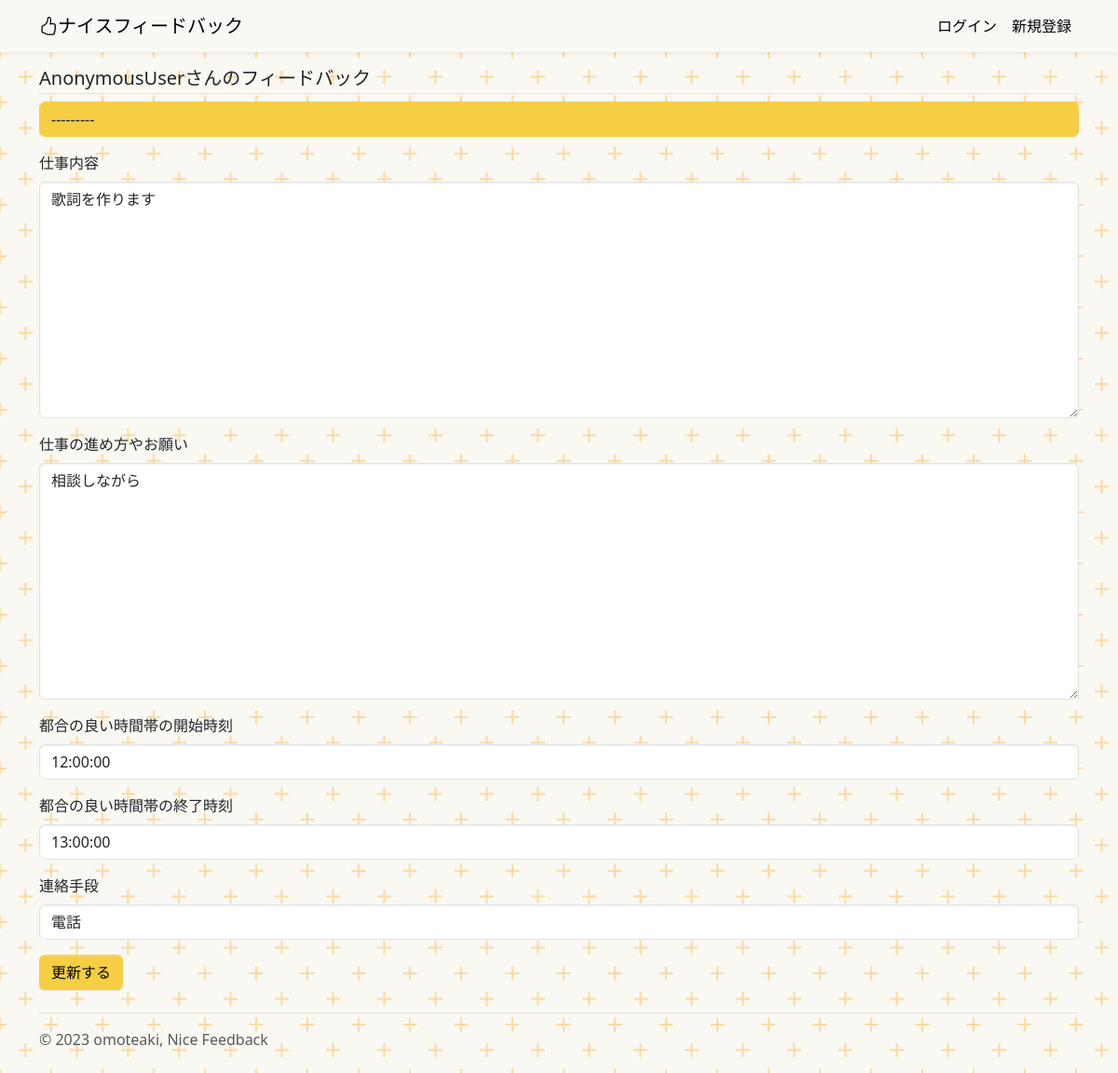
Before: /account/profile-edit/1 with the older database file.
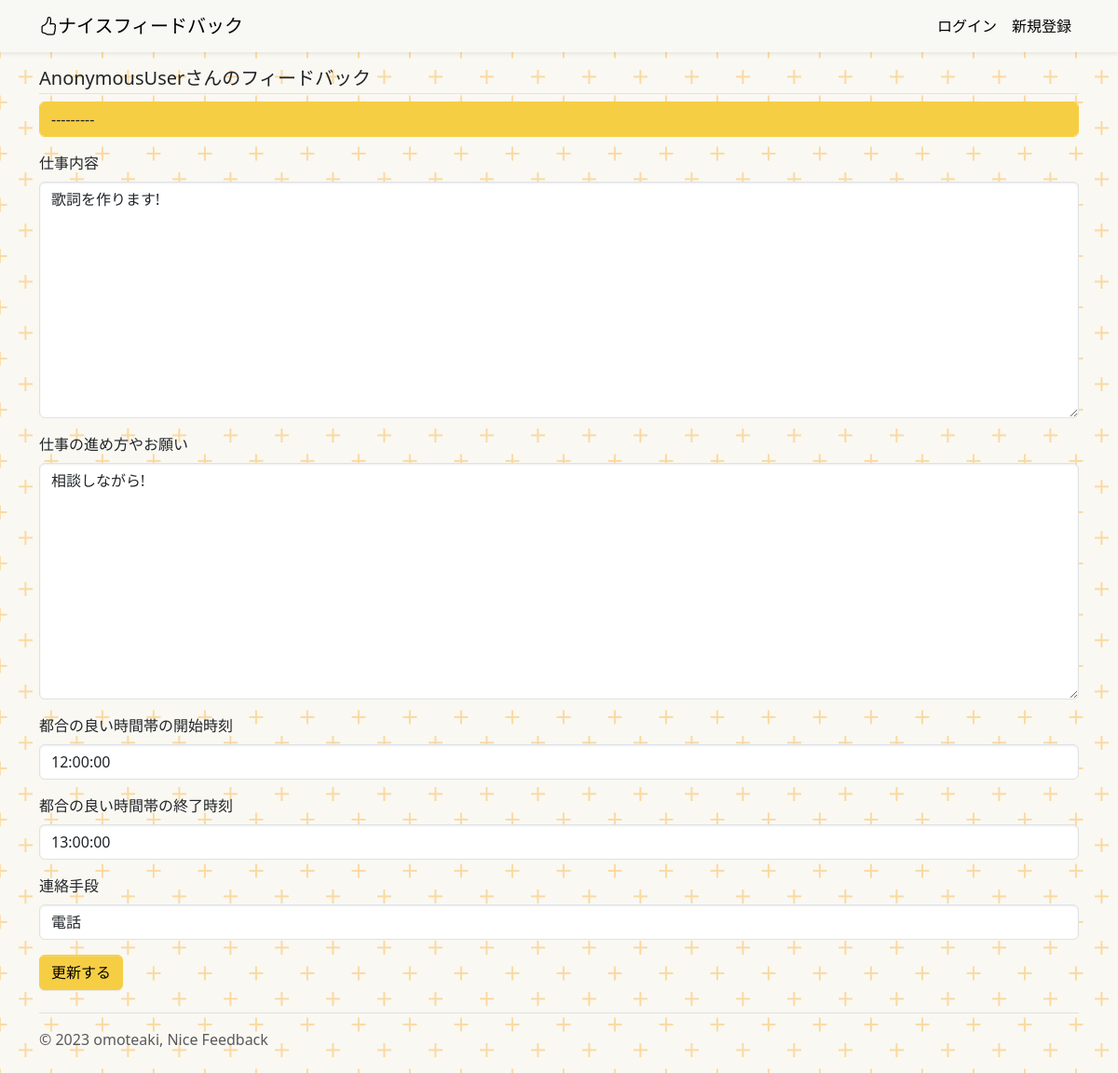
After: the same page with the newer database file.
### account/models.py (models this page shows, shortened)
class UserDetail(models.Model):
    profile = models.TextField(
        verbose_name="仕事内容"
    )
    rule = models.TextField(
        verbose_name="仕事の進め方やお願い"
    )
    convenient_time_from = models.TimeField(
        verbose_name="都合の良い時間帯の開始時刻",
    )
    convenient_time_to = models.TimeField(
        verbose_name="都合の良い時間帯の終了時刻",
    )
    CONTACT = (
        ("tel", "電話"),
        ("mail", "メール"),
        ("line", "ライン"),
        ("skype", "スカイプ"),
    )
    how_to_contact = models.CharField(
        verbose_name="連絡手段",
        max_length=50,
        choices=CONTACT
    )
    user = models.ForeignKey(
        CustomUser,
        verbose_name="ユーザー",
        on_delete=models.CASCADE,
        blank=True,
        null=True,
    )
    LABEL = (
        ("ルール1", "ルール1"),
        ("ルール2", "ルール2"),
        ("ルール3", "ルール3"),
    )
    label_select = models.CharField(
        verbose_name="ラベル",
        max_length=50,
        choices=LABEL
    )

### account/views.py (the view, shortened to what this page needs)
class UserDetailUpdate(UpdateView):
    model = UserDetail
    form_class = UserDetailForm
    template_name = "create_feedback_rule.html"
    def get_context_data(self, **kwargs):
        context = super().get_context_data(**kwargs)
        context["button_message"] = "更新する"
        return context

### account/forms.py
class UserDetailForm(ModelForm):
    class Meta:
        model = UserDetail
        fields = (
            "label_select",
            "profile",
            "rule",
            "convenient_time_from",
            "convenient_time_to",
            "how_to_contact",
        )

### account/templates/create_feedback_rule.html (shortened to what this page needs)
{% extends "base.html" %}
{% load widget_tweaks %}
{% block contents %}
<div class="container">
  <div class="d-flex border-bottom mb-2">
    <h5 class="mb-1">
      {{request.user}}さんのフィードバック
    </h5>
  </div>
  <form action="" method="post">
  {% for field in form %}
    {% if field == form.label_select %}
      {% if detail_num %}
      <div class="mb-3">
        {% comment %} <label class="form-label" for="id_label_select">ラベル</label> {% endcomment %}
        <select name="label_select" class="form-control shadow-none"  id="id_label_select" disabled>
          <option value="detail0" {% if detail_num == "detail0" %}selected=""{% endif %}>ルール1</option>
          <option value="detail1" {% if detail_num == "detail1" %}selected=""{% endif %}>ルール2</option>
          <option value="detail2" {% if detail_num == "detail2" %}selected=""{% endif %}>ルール3</option>
        </select>
        <input type="hidden" name="label_select" value="{{detail_num}}">
      </div>
      {% elif field.value %}
      <div class="mb-3">
        {% render_field field class="form-control shadow-none" disabled="" %}
      </div>
      {% endif %}
    {% else %}
    <div class="mb-3">
      <label class="form-label" for="{{field.id_for_label}}">{{field.label}}</label>
      {% render_field field class="form-control" %}
    </div>
    {% endif %}
  {% endfor %}
    <button type="submit" class="btn btn-primary">{{button_message}}</button>
  </form>
</div>
{% endblock %}

Changed rows visible on the page:
changed UserDetail "電話": profile "歌詞を作ります" → "歌詞を作ります!"; rule "相談しながら" → "相談しながら!"
